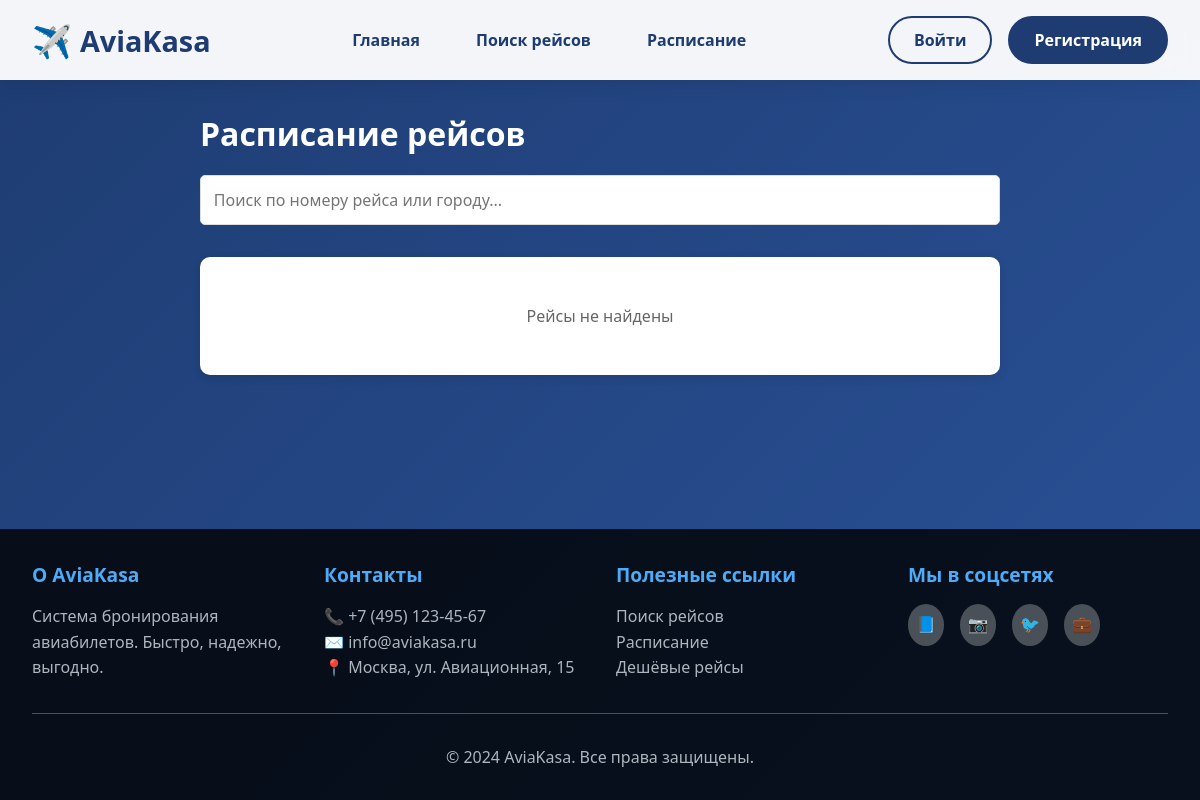
Before: /schedule/ with the older database file.
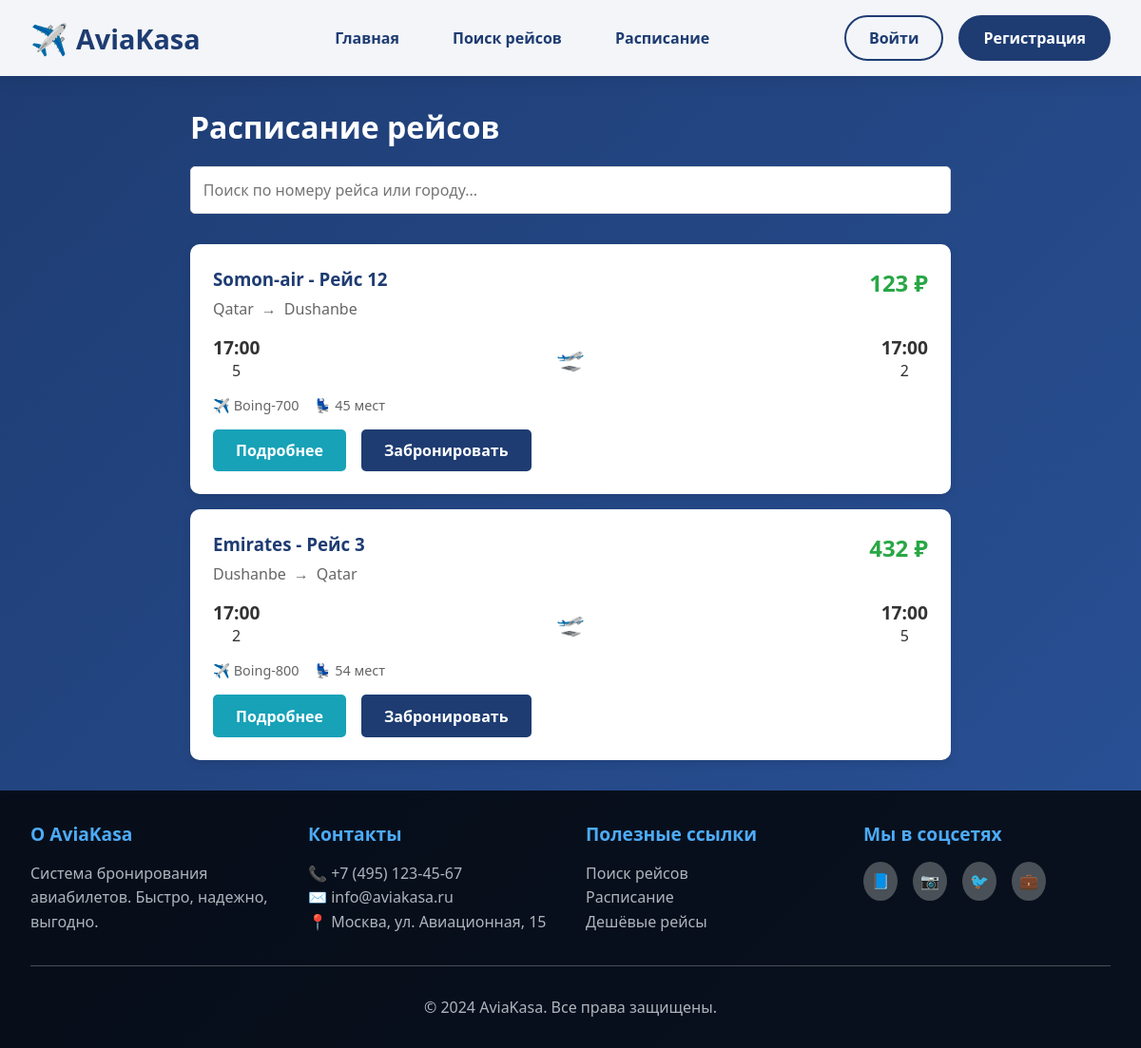
After: the same page with the newer database file.
### admin_tikket/models.py (models this page shows, shortened)
class Flights(models.Model):
    airline_id = models.ForeignKey(Airline,on_delete=models.CASCADE)
    aircraft_id = models.ForeignKey(Aircraft,on_delete=models.CASCADE)
    flight_number = models.IntegerField()
    departure_airport = models.ForeignKey(Airport, on_delete=models.CASCADE ,related_name='departures')
    arrival_airport = models.ForeignKey(Airport , on_delete=models.CASCADE ,related_name='arrivals')
    departure_time = models.DateTimeField(auto_now_add=True)
    arrival_time = models.DateTimeField(auto_now_add=True)
    base_price = models.IntegerField()
    image = models.ImageField()

class Airline(models.Model):
    name = models.CharField(max_length=100)
    code = models.IntegerField()
    logo = models.ImageField()

class Airport(models.Model):
    code = models.IntegerField()
    name = models.CharField(max_length=200,unique=True)
    country = models.CharField(max_length=100)
    city = models.CharField(max_length=100)

class Aircraft(models.Model):
    model_plane = models.CharField(max_length=100)
    seat_count = models.IntegerField()

### admin_tikket/views.py (the view)
# urls.py: path("schedule/", flight_schedule, name="flight_schedule"),
def flight_schedule(request):
    flights = Flights.objects.all().order_by('departure_time')
    return render(request, 'flight_schedule.html', {'flights': flights})

### template/flight_schedule.html (shortened to what this page needs)
{% extends 'base.html' %}
{% block main %}
<div class="schedule-container">
    <h1 style="color: white; margin-bottom: 20px;">Расписание рейсов</h1>
    <div class="schedule-filters">
        <input type="text" id="search-input" placeholder="Поиск по номеру рейса или городу...">
    </div>
    <div class="flights-list">
        {% for flight in flights %}
        <div class="flight-card" data-flight="{{ flight.flight_number }} {{ flight.departure_airport.city }} {{ flight.arrival_airport.city }}">
            <div class="flight-header">
                <div class="flight-info">
                    <h3>{{ flight.airline_id.name }} - Рейс {{ flight.flight_number }}</h3>
                    <div class="route">
                        <span class="city">{{ flight.departure_airport.city }}</span>
                        <span class="arrow">→</span>
                        <span class="city">{{ flight.arrival_airport.city }}</span>
                    </div>
                </div>
                <div class="flight-price">{{ flight.base_price }} ₽</div>
            </div>
            <div class="flight-details">
                <div class="time-info">
                    <div class="time">
                        <strong>{{ flight.departure_time|date:"H:i" }}</strong>
                        <span>{{ flight.departure_airport.code }}</span>
                    </div>
                    <div class="duration">🛫</div>
                    <div class="time">
                        <strong>{{ flight.arrival_time|date:"H:i" }}</strong>
                        <span>{{ flight.arrival_airport.code }}</span>
                    </div>
                </div>
                <div class="flight-meta">
                    <span>✈️ {{ flight.aircraft_id.model_plane }}</span>
                    <span>💺 {{ flight.aircraft_id.seat_count }} мест</span>
                </div>
            </div>
            <div class="flight-actions">
                <a href="{% url 'flight_detail' flight.id %}" class="btn btn-info">Подробнее</a>
                <a href="{% url 'book_flight' flight.id %}" class="btn btn-primary">Забронировать</a>
            </div>
        </div>
        {% empty %}
        <div class="no-flights">
            <p>Рейсы не найдены</p>
        </div>
        {% endfor %}
    </div>
</div>
{% endblock %}

Changed rows visible on the page:
added Flights: airline_id.name "Somon-air", flight_number "12", departure_airport.city "Qatar", arrival_airport.city "Dushanbe", base_price "123", departure_time "17:00", departure_airport.code "5", arrival_time "17:00", arrival_airport.code "2", aircraft_id.model_plane "Boing-700", aircraft_id.seat_count "45"
added Flights: airline_id.name "Emirates", flight_number "3", departure_airport.city "Dushanbe", arrival_airport.city "Qatar", base_price "432", departure_time "17:00", departure_airport.code "2", arrival_time "17:00", arrival_airport.code "5", aircraft_id.model_plane "Boing-800", aircraft_id.seat_count "54"
Other visible differences:
text no longer shown: "Рейсы не найдены"
